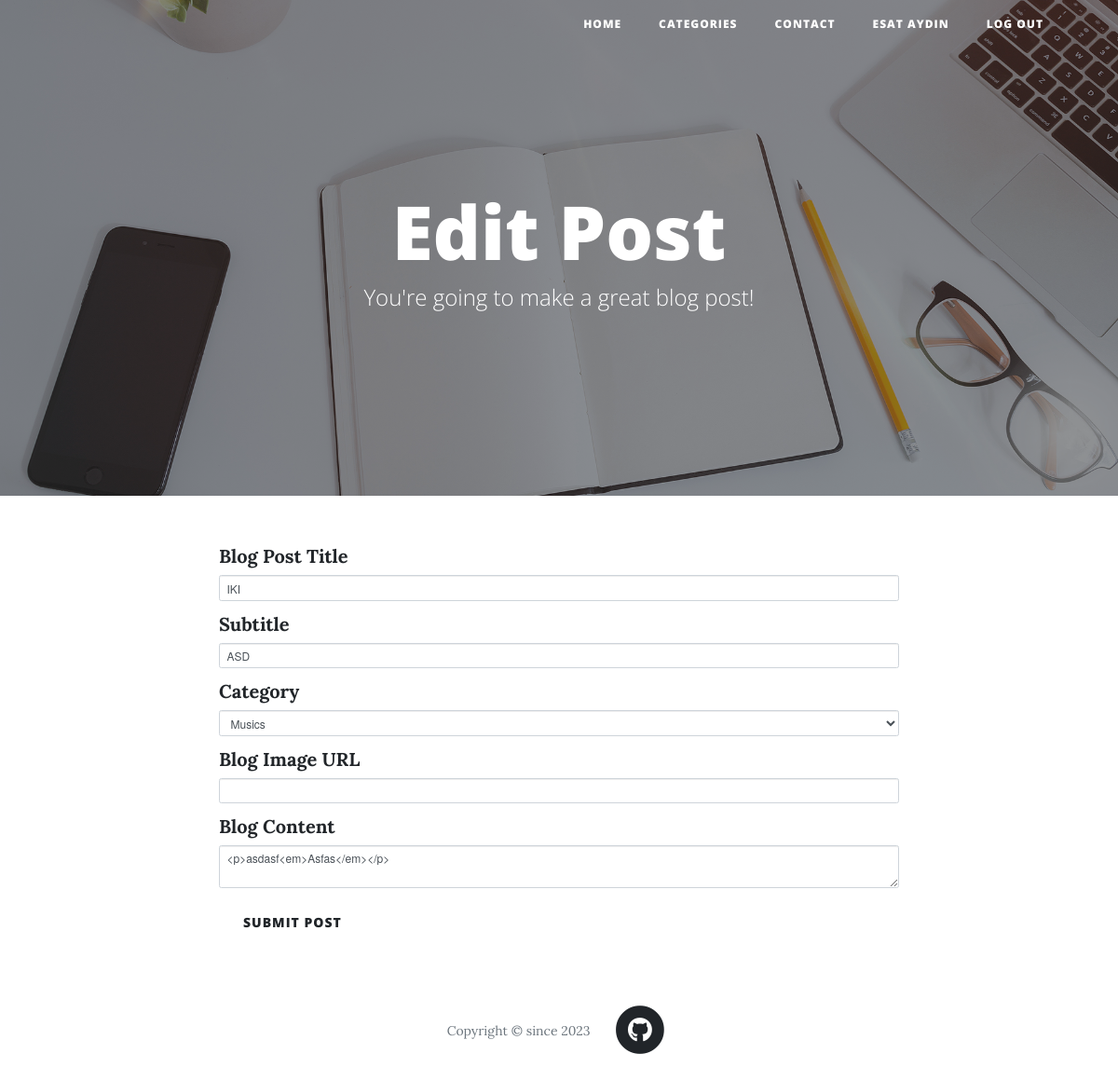
Page /edit-post/2 (signed in) on the committed database.
### database.py (models this page shows)
class User(UserMixin, db.Model):
    __tablename__ = "users"
    id = db.Column(db.Integer, primary_key=True)
    name = db.Column(db.String(100), nullable=False)
    surname = db.Column(db.String(100), nullable=False)
    email = db.Column(db.String(120), unique=True, nullable=False)
    phone = db.Column(db.String(15), nullable=False)
    password = db.Column(db.String(200), nullable=False)
    posts = relationship("BlogPost", back_populates="author")
    comments = relationship("Comment", back_populates="comment_author")

class BlogPost(db.Model):
    __tablename__ = "posts"
    id = db.Column(db.Integer, primary_key=True)
    author_id = db.Column(db.Integer, db.ForeignKey("users.id"))
    author = relationship("User", back_populates="posts")
    title = db.Column(db.String(250), nullable=False)
    subtitle = db.Column(db.String(250), nullable=False)
    date = db.Column(db.String(250), nullable=False)
    body = db.Column(db.Text, nullable=False)
    category = db.Column(db.Text)
    like_num = db.Column(db.Integer)
    img_url = db.Column(db.String(250), nullable=False)
    likes = db.Column(db.String(250))
    comments = relationship("Comment", back_populates="parent_post", order_by="desc(Comment.like_num)")

### server.py (the view, shortened to what this page needs)
@app.route("/edit-post/<int:post_id>", methods=["GET", "POST", "PUT"])
@owner_only
def edit_post(post_id):
    post = db.session.query(BlogPost).get(post_id)
    edit_form = CreatePostForm(
        title=post.title,
        subtitle=post.subtitle,
        category=post.category,
        img_url=post.img_url,
        author=post.author,
        body=post.body
    )
    return render_template("make-post.html", form=edit_form, is_edit=post_id)

### forms.py
class CreatePostForm(FlaskForm):
    title = StringField("Blog Post Title", validators=[DataRequired()])
    subtitle = StringField("Subtitle", validators=[DataRequired()])
    category = SelectField("Category", choices=[('Movies', 'Movies'), ('Musics', 'Musics'), ('Topics', 'Topics')])
    img_url = StringField("Blog Image URL")
    body = CKEditorField("Blog Content", validators=[DataRequired()])
    submit = SubmitField("Submit Post")

### server.py (called while the page is built)
@login_manager.user_loader
def load_user(user_id):
    return User.query.get(int(user_id))

def owner_only(f):
    @wraps(f)
    def decorated_function(*args, **kwargs):
        post = db.session.query(BlogPost).get(int(kwargs['post_id']))
        try:
            comment = db.session.query(Comment).get(int(kwargs['comment_id']))
            if current_user.id != 1 and current_user.id != comment.comment_author.id:
                return abort(403)
        except:
            if current_user.is_authenticated:
                if current_user.id != 1 and current_user.id != post.author.id:
                    return abort(403)
            else:
                return abort(403)
            return f(*args, **kwargs)
        return f(*args, **kwargs)
    return decorated_function

### templates/make-post.html (shortened to what this page needs)
{% extends 'bootstrap/base.html' %}
{% import "bootstrap/wtf.html" as wtf %}
{% block content %}
{% include "header.html" %}
  <header class="masthead" style="background-image: url('{{ url_for('static', filename='img/edit-bg.jpg')}}')">
    <div class="overlay"></div>
    <div class="container">
      <div class="row">
        <div class="col-lg-8 col-md-10 mx-auto">
          <div class="page-heading">
            <h1>{% if is_edit %}
                  Edit Post
              {% else %}
                New Post
              {% endif %}
            </h1>
            <span class="subheading">You're going to make a great blog post!</span>
          </div>
        </div>
      </div>
    </div>
  </header>
  <div class="container">
    <div class="row">
      <div class="col-lg-8 col-md-10 mx-auto">
          {{ wtf.quick_form(form, novalidate=True) }}
      </div>
    </div>
  </div>
{% include "footer.html" %}
{% endblock %}

### templates/header.html (shortened to what this page needs)
<!DOCTYPE html>
<html lang="en">
<head>
  <link href="{{ url_for('static', filename='vendor/bootstrap/css/bootstrap.min.css') }}" rel="stylesheet">
  <link href="{{ url_for('static', filename='vendor/fontawesome-free/css/all.min.css')}}" rel="stylesheet" type="text/css">
  <link href="{{ url_for('static', filename='css/clean-blog.min.css')}}" rel="stylesheet">
</head>
<body>
  <nav class="navbar navbar-expand-lg navbar-light fixed-top" id="mainNav">
    <div class="container">
      <div class="collapse navbar-collapse" id="navbarResponsive">
        <ul class="navbar-nav ml-auto">
          <li class="nav-item">
            <a class="nav-link" href="/">Home</a>
          </li>
          <li class="nav-item">
            <a class="nav-link showCategories linkCursor">Categories</a>
          </li>
          <li class="nav-item">
            <a class="nav-link" href="/contact">Contact</a>
          </li>
          {% if not current_user.is_authenticated: %}
          <li class="nav-item showLogin">
            <a class="nav-link linkCursor">Account</a>
          </li>
          <li class="nav-item loginItem hide">
            <a class="nav-link" href="/login">Login</a>
          </li>
          <li class="nav-item loginItem hide">
            <a class="nav-link" href="/register">Register</a>
          </li>
          {% else %}
          <li class="nav-item">
            <a class="nav-link" href="{{ url_for('show_profile', user_id=current_user.id) }}">{{current_user.name}} {{current_user.surname}}</a>
          </li>
          <li class="nav-item">
            <a class="nav-link" href="{{ url_for('logout') }}">Log Out</a>
          </li>
          {% endif %}
        </ul>
      </div>
    </div>
  </nav>

### templates/header.html (style rules this page uses)
@media only screen and (min-width: 992px) { .showCategories { border-top-right-radius: 20px; border-top-left-radius: 20px; } }

### rows in the picture
User: name "ESAT", surname "AYDIN"
BlogPost: title "IKI", subtitle "ASD", category "Musics", body "<p>asdasf<em>Asfas</em></p>"
